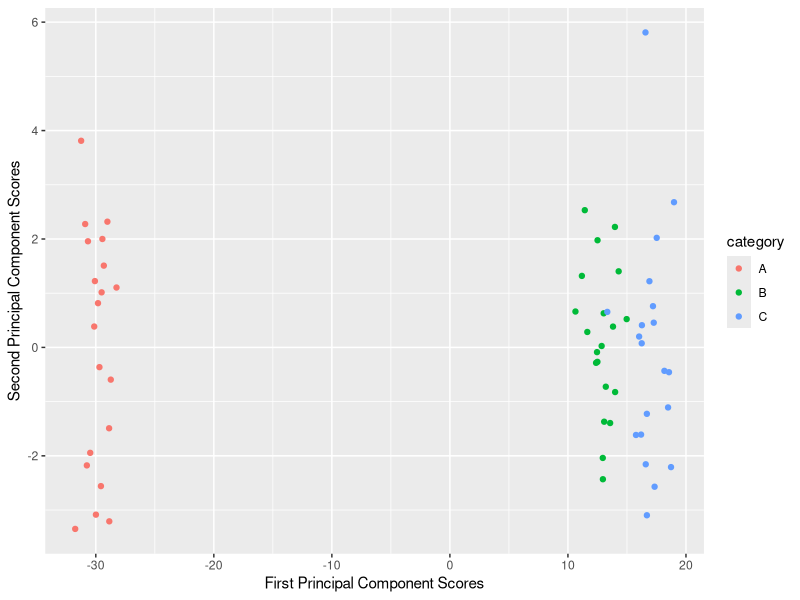

Here is the R script that generated this plot:
## ---- chunk 1
knitr::opts_chunk$set(echo = TRUE)
library(ggplot2)
library(dplyr)
## ---- chunk 2
set.seed(1970)
dat = matrix(rnorm(60*50), nrow = 60, ncol = 50)
dat[1:20,] = dat[1:20,]-5
dat[21:40,] = dat[21:40,]+1
dat[41:60,] = dat[41:60,]+1.6
## ---- chunk 3
pr.out = prcomp(dat)

data.frame(PC1 = pr.out$x[,1], PC2 = pr.out$x[,2], category = c(rep("A",20), rep("B", 20), rep("C", 20))) %>% ggplot(aes(PC1, PC2, col = category))+ geom_point()+ 
  xlab("First Principal Component Scores")+ ylab("Second Principal Component Scores")

## ---- chunk 4
dat.clab = c(rep("A",20), rep("B", 20), rep("C", 20))
km.out = kmeans(dat, centers = 3, nstart = 20)
table(K.Means.Cluster = km.out$cluster, True.Class.Labels = dat.clab)
km.out$tot.withinss; km.out$betweenss; km.out$totss
## ---- chunk 5
km.out = kmeans(dat, centers = 2, nstart = 20)
table(K.Means.Cluster = km.out$cluster, True.Class.Labels = dat.clab)
km.out$tot.withinss; km.out$betweenss; km.out$totss
## ---- chunk 6
km.out = kmeans(dat, centers = 4, nstart = 20)
table(K.Means.Cluster = km.out$cluster, True.Class.Labels = dat.clab)
km.out$tot.withinss; km.out$betweenss; km.out$totss
## ---- chunk 7
km.out = kmeans(matrix(data = c(pr.out$x[,1], pr.out$x[,2]), ncol = 2), centers = 3, nstart = 20)
table(K.Means.Cluster = km.out$cluster, True.Class.Labels = dat.clab)
## ---- chunk 8
km.out = kmeans(scale(dat), centers = 3, nstart = 20)
table(K.Means.Cluster = km.out$cluster, True.Class.Labels = dat.clab)
km.out$tot.withinss; km.out$betweenss; km.out$totss
